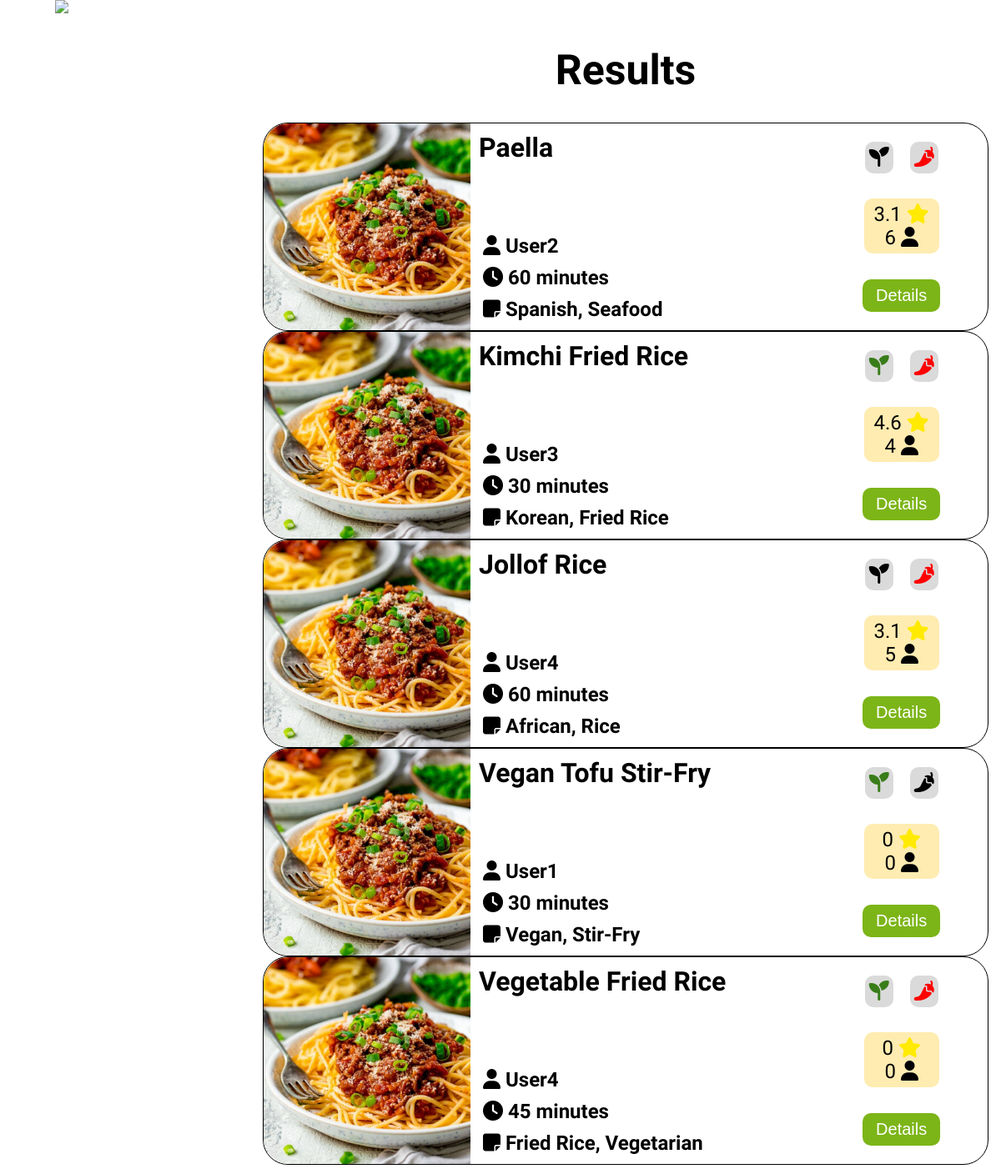
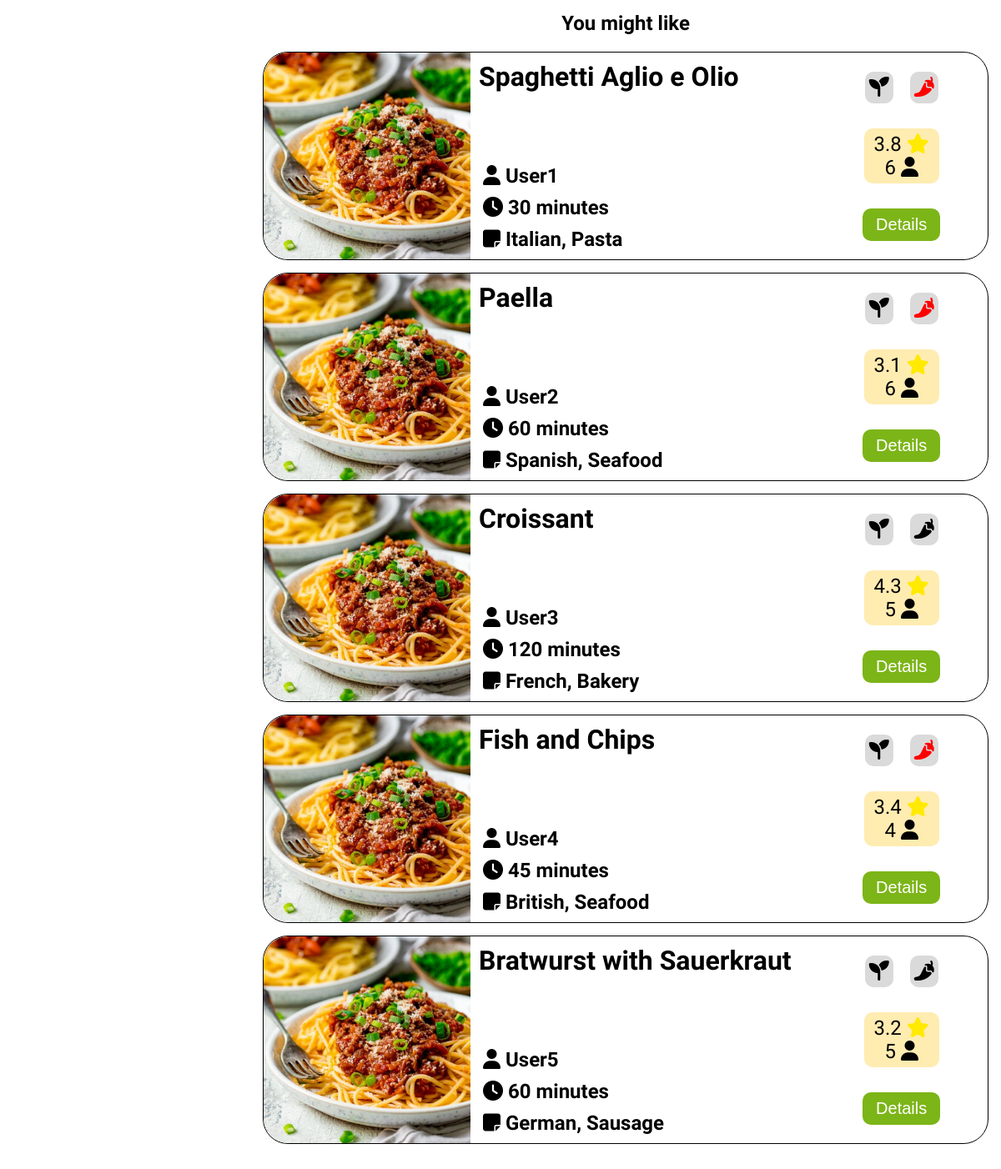
Page /Views/cook_results.php on the committed database (2 pictures, top to bottom).
### tables this page shows
CREATE TABLE `recipes` (
  `recipe_id` int(11) NOT NULL,
  `title` longtext NOT NULL,
  `categories` text NOT NULL,
  `isVegan` tinyint(1) NOT NULL,
  `isSpicy` tinyint(1) NOT NULL,
  `time` double NOT NULL,
  `ingredients` longtext NOT NULL,
  `user_id` int(11) NOT NULL,
  `methodOfPrep` text NOT NULL,
  `image_path` text DEFAULT NULL
);

CREATE TABLE `users` (
  `users_id` int(11) NOT NULL,
  `users_email` varchar(50) NOT NULL,
  `users_user_name` varchar(50) NOT NULL,
  `users_password` longtext NOT NULL,
  `isSpicy` tinyint(1) DEFAULT NULL,
  `isVegan` tinyint(1) DEFAULT NULL,
  `image_path` text NOT NULL
);

### Classes/recipe_classes.php (called while the page is built, shortened)
<?php
class Recipe extends \Dbh
{
    private string $title;
    private array $categories;
    private int $is_vegan;
    private int $is_spicy;
    private int $time;
    private array $ingredients;
    private int $user_id;
    public function __construct(string $title, array $categories, int $is_vegan, int $is_spicy, int $time, array $ingredients, int $user_id, $methodOfPrep, int $id = -1)
    {
        $this->title = $title;
        $this->categories = $categories;
        $this->is_vegan = $is_vegan;
        $this->is_spicy = $is_spicy;
        $this->time = $time;
        $this->ingredients = $ingredients;
        $this->user_id = $user_id;
    }
    public static function getRecipesByIngredients(array $ingredients):array{
        $dbh = new Dbh();
        $connection = $dbh->connect();
        $query = 'SELECT * FROM recipes';
        $stmt = $connection->query($query);
        $recipesData = $stmt->fetchAll(PDO::FETCH_ASSOC);
        $recipes = [];
        foreach ($recipesData as $recipeData) {
            $recipe = new Recipe(
                $recipeData['title'],
                explode(',', $recipeData['categories']),
                (int)$recipeData['isVegan'],
                (int)$recipeData['isSpicy'],
                (int)$recipeData['time'],
                explode(',', $recipeData['ingredients']),
                (int)$recipeData['user_id'],
                $recipeData['methodOfPrep'],
                $recipeData['recipe_id']
            );
            $recipes[] = $recipe;
        }
        $pairs = [];
        $k = 0;
        foreach ($recipes as $recipe){
            $r_ingredients = $recipe->getIngredients();
            for($i = 0; $i < count($r_ingredients); $i++){
                for($j = 0; $j < count($ingredients); $j++){
                    if(($ingredients[$j] == $r_ingredients[$i]) OR " ".$ingredients[$j] == $r_ingredients[$i]) {
                        $k++;
                        break;
                    }
                }
            }
            $pairs [] = array($recipe, $k);
            $k = 0;
        }
        uasort($pairs, function ($a, $b) {
            return $b[1] - $a[1];
        });
        return $pairs;
    }
    public static function getTrendingRecipes(int $x): array
    {
        $dbh = new Dbh();
        $connection = $dbh->connect();
        $query = 'SELECT * FROM recipes';
        $stmt = $connection->query($query);
        $recipesData = $stmt->fetchAll(PDO::FETCH_ASSOC);
        $pairs = [];
        foreach ($recipesData as $recipeData) {
            $recipe = new Recipe(
                $recipeData['title'],
                explode(',', $recipeData['categories']),
                (int)$recipeData['isVegan'],
                (int)$recipeData['isSpicy'],
                (int)$recipeData['time'],
                explode(',', $recipeData['ingredients']),
                (int)$recipeData['user_id'],
                $recipeData['methodOfPrep'],
                $recipeData['recipe_id']
            );
            $pair = array($recipe, self::setFinalRating($recipe));
            $pairs[] = $pair;
        }
        uasort($pairs, function ($a, $b) {
            return $b[1] - $a[1];
        });
        $i = 0;
        $recipes = [];
        foreach ($pairs as $pair) {
            $recipes[] = $pair[0];
            $i++;
            if ($i == $x) break;
        }
        return $recipes;
    }
    public static function setFinalRating(Recipe $recipe)
    {
        $rating = $recipe->getRating();
        $users = $recipe->getRatingUsersCount();
        return 0;
    }
    public static function getRecipeIdFromDataBase($title)
    {
        $dbh = new Dbh();
        $connection = $dbh->connect();
        $query = "SELECT recipe_id FROM recipes WHERE title = :title";
        $stmt = $connection->prepare($query);
        $stmt->bindValue(':title', $title, PDO::PARAM_STR);
        $stmt->execute();
        $recipeData = $stmt->fetch(PDO::FETCH_ASSOC);
        return $recipeData['recipe_id'] ?? 1;
    }
    public function getRating()
    {
        $dbh = new Dbh();
        $connection = $dbh->connect();
        $id = self::getRecipeIdFromDataBase($this->getTitle());
        $query = "SELECT rating FROM ratings WHERE recipe_id = :id";
        $stmt = $connection->prepare($query);
        $stmt->bindValue(':id', (int)$id, PDO::PARAM_INT);
        $stmt->execute();
        $ratingsData = $stmt->fetchAll(PDO::FETCH_ASSOC);
        $ratings = [];
        foreach ($ratingsData as $ratingData) {
            $ratings[] = (float)$ratingData['rating'];
        }
        if (count($ratings) != 0) return round(array_sum($ratings) / count($ratings), 1);
        return .0;
    }
    public function getRatingUsersCount()
    {
        $dbh = new Dbh();
        $connection = $dbh->connect();
        $id = self::getRecipeIdFromDataBase($this->getTitle());
        $query = "SELECT COUNT(user_id) AS users FROM ratings WHERE recipe_id = :id";
        $stmt = $connection->prepare($query);
        $stmt->bindValue(':id', $id, PDO::PARAM_INT);
        $stmt->execute();
        $recipeData = $stmt->fetch(PDO::FETCH_ASSOC);
        $users = $recipeData['users'] ?? 1;
        return $users;
    }
    public function getCategoriesAsString(): string
    {
        $temp_categories = $this->getCategories();
        $str = $temp_categories[0];
        for ($i = 1; $i < count($temp_categories); $i++) {
            $str .= ", " . $temp_categories[$i];
        }
        return $str;
    }
    public function getTitle(): string
    {
        return $this->title;
    }
    public function getCategories(): array
    {
        return $this->categories;
    }
    public function getIsVegan(): int
    {
        return $this->is_vegan;
    }
    public function getIsSpicy(): int
    {
        return $this->is_spicy;
    }
    public function getIngredients(): array
    {
        return $this->ingredients;
    }
    public function getUsername(): string
    {
        $dbh = new Dbh();
        $connection = $dbh->connect();
        $query = 'SELECT * FROM users WHERE users_id = ' . $this->user_id;
        $stmt = $connection->query($query);
        $data = $stmt->fetchAll(PDO::FETCH_ASSOC);
        if (isset($data[0]['users_user_name'])) {
            return $data[0]['users_user_name'];
        } else {
            return '';
        }
    }
    public function getTime(): int
    {
        return $this->time;
    }
}

### Views/cook_results.php (the view, shortened to what this page needs)
<?php require "nav.php" ?>
<link rel="stylesheet" href="CSS/cook.css">
<link rel="stylesheet" href="CSS/body_grid.css">
<main class="loggedIn">
    <h1>Results</h1>
    <section class="ingredients">
        <?php
            require_once "../Classes/recipe_classes.php";
            $recipes = Recipe::getRecipesByIngredients(array("onions","tomatoes","rice"));
        foreach ($recipes as $recipe) {
            if($recipe[1] != 0){
            ?>
            <div class="col-xs-12">
                <article class="card">
                    <img src="../Views/Images/spaghetti_test.png" alt="">
                    <div class="card--content">
                        <h2 class="card--title">
                            <?php echo $recipe[0]->getTitle(); ?>
                        </h2>
                        <div class="card--details">
                            <p>
                                <i class="fa-solid fa-user"></i>
                                <?php echo $recipe[0]->getUsername(); ?>
                            </p>
                            <p>
                                <i class="fa-solid fa-clock"></i>
                                <?php echo $recipe[0]->getTime(); ?> minutes
                            </p>
                            <p>
                                <i class="fa-solid fa-note-sticky"></i>
                                <?php echo $recipe[0]->getCategoriesAsString(); ?>
                            </p>
                        </div>
                        <div class="card--vegan_spicy">
                            <div class="bg--gray <?php echo $recipe[0]->getIsVegan() ? 'vegan--active' : ''; ?>">
                                <i class="fa-solid fa-seedling"></i>
                            </div>
                            <div class="bg--gray <?php echo $recipe[0]->getIsSpicy() ? 'spicy--active' : ''; ?>">
                                <i class="fa-solid fa-pepper-hot"></i>
                            </div>
                        </div>
                        <div class="card--rating">
                            <div class="box">
                                <p class="card--score">
                                    <?php echo $recipe[0]->getRating(); ?>
                                    <i class="fa-solid fa-star"></i>
                                </p>
                                <p class="card--number">
                                    <?php echo $recipe[0]->getRatingUsersCount(); ?>
                                    <i class="fa-solid fa-user"></i>
                                </p>
                            </div>
                        </div>
                        <form method="post" action="recipe_details.php">
                            <button type="submit" name="recipe_details_submit" class="card--button">Details</button>
                        </form>
                    </div>
                </article>
            </div>
            <?php
            }
        }
        ?>
    </section>
    <h2>You might like</h2>
    <section class="top_trending_recipes">
        <?php
        require_once '../Classes/recipe_classes.php';
        $recipes = Recipe::getTrendingRecipes(5);
        foreach ($recipes as $recipe) {
            ?>
            <div class="col-xs-12">
                <article class="card">
                    <img src="../Views/Images/spaghetti_test.png" alt="">
                    <div class="card--content">
                        <h2 class="card--title">
                            <?php echo $recipe->getTitle(); ?>
                        </h2>
                        <div class="card--details">
                            <p>
                                <i class="fa-solid fa-user"></i>
                                <?php echo $recipe->getUsername(); ?>
                            </p>
                            <p>
                                <i class="fa-solid fa-clock"></i>
                                <?php echo $recipe->getTime(); ?> minutes
                            </p>
                            <p>
                                <i class="fa-solid fa-note-sticky"></i>
                                <?php echo $recipe->getCategoriesAsString(); ?>
                            </p>
                        </div>
                        <div class="card--vegan_spicy">
                            <div class="bg--gray <?php echo $recipe->getIsVegan() ? 'vegan--active' : ''; ?>">
                                <i class="fa-solid fa-seedling"></i>
                            </div>
                            <div class="bg--gray <?php echo $recipe->getIsSpicy() ? 'spicy--active' : ''; ?>">
                                <i class="fa-solid fa-pepper-hot"></i>
                            </div>
                        </div>
                        <div class="card--rating">
                            <div class="box">
                                <p class="card--score">
                                    <?php echo $recipe->getRating(); ?>
                                    <i class="fa-solid fa-star"></i>
                                </p>
                                <p class="card--number">
                                    <?php echo $recipe->getRatingUsersCount(); ?>
                                    <i class="fa-solid fa-user"></i>
                                </p>
                            </div>
                        </div>
                        <form method="post" action="recipe_details.php">
                            <button type="submit" name="recipe_details_submit" class="card--button">Details</button>
                        </form>
                    </div>
                </article>
            </div>
            <?php
        }
        ?>
    </section>
</main>

### rows in the picture
recipes: title "Paella", user.users_user_name "User2", time "60", CategoriesAsString "Spanish, Seafood", title+recipe_id "3.1", RatingUsersCount "6", $recipe->getRating() "3.1"
recipes: title "Kimchi Fried Rice", user.users_user_name "User3", time "30", CategoriesAsString "Korean, Fried Rice", title+recipe_id "4.6", RatingUsersCount "4"
recipes: title "Jollof Rice", user.users_user_name "User4", time "60", CategoriesAsString "African, Rice", title+recipe_id "3.1", RatingUsersCount "5"
recipes: title "Vegan Tofu Stir-Fry", user.users_user_name "User1", time "30", CategoriesAsString "Vegan, Stir-Fry", title+recipe_id "0", RatingUsersCount "0"
recipes: title "Vegetable Fried Rice", user.users_user_name "User4", time "45", CategoriesAsString "Fried Rice, Vegetarian", title+recipe_id "0", RatingUsersCount "0"
recipes: title "Spaghetti Aglio e Olio", user.users_user_name "User1", time "30", CategoriesAsString "Italian, Pasta", $recipe->getRating() "3.8", RatingUsersCount "6"
recipes: title "Croissant", user.users_user_name "User3", time "120", CategoriesAsString "French, Bakery", $recipe->getRating() "4.3", RatingUsersCount "5"
recipes: title "Fish and Chips", user.users_user_name "User4", time "45", CategoriesAsString "British, Seafood", $recipe->getRating() "3.4", RatingUsersCount "4"
recipes: title "Bratwurst with Sauerkraut", user.users_user_name "User5", time "60", CategoriesAsString "German, Sausage", $recipe->getRating() "3.2", RatingUsersCount "5"
